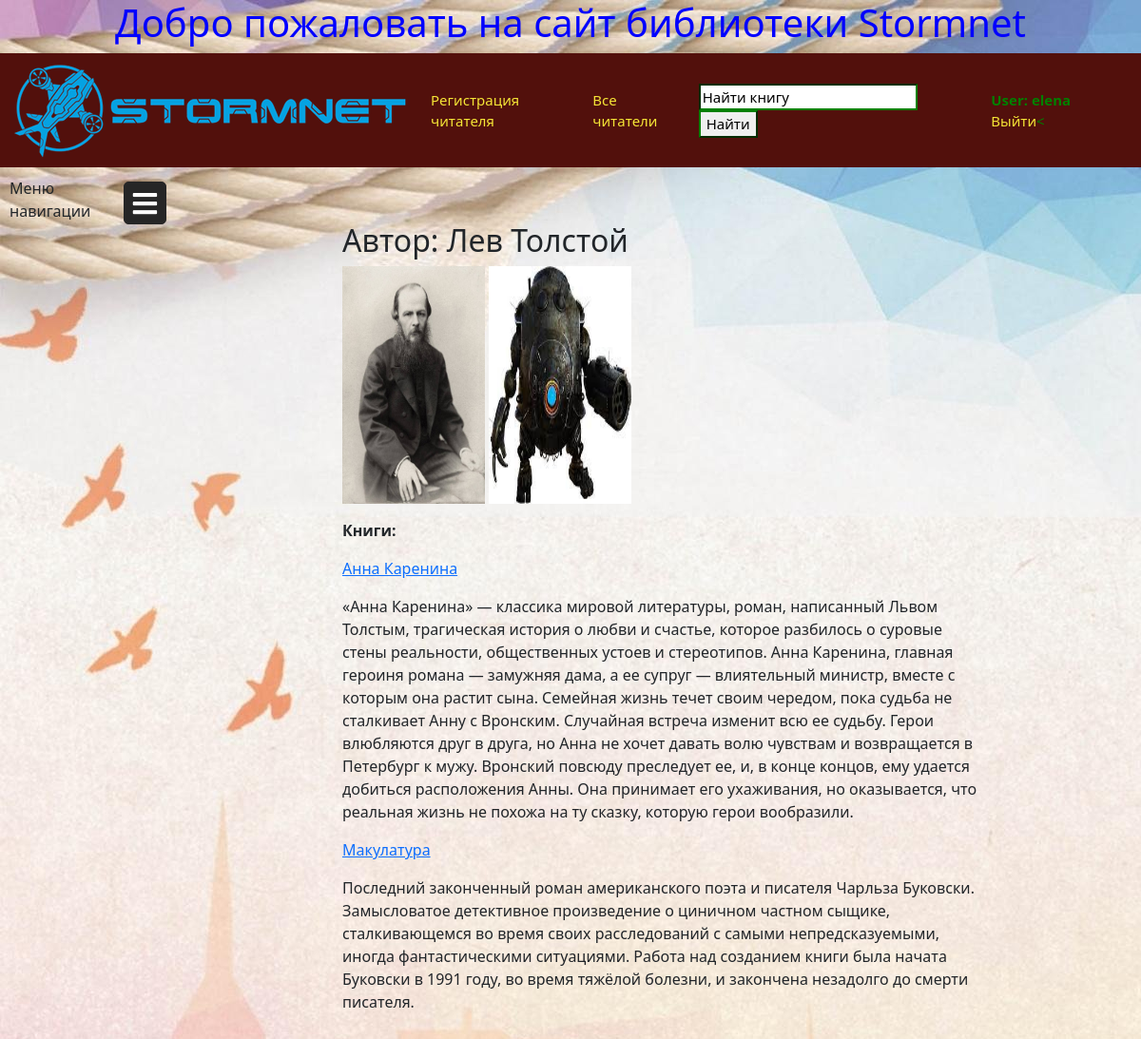
/author/1/ (signed in), run on the app's committed database.
### main/models.py (models this page shows, shortened)
class Author(models.Model):
    surname = models.CharField(max_length=150, verbose_name='Фамилия')
    name = models.CharField(max_length=150, verbose_name='Имя')
    second_name = models.CharField(max_length=150, null=True, blank=True, verbose_name='Отчество')
    class Meta:
        verbose_name_plural = 'Авторы'
        verbose_name = 'Автор'
        ordering = ['name', "surname"]

class ImageAuthor(models.Model):
    image = models.ImageField(upload_to='images/author', verbose_name='Фотография автора')
    author = models.ForeignKey('Author', on_delete=models.SET_NULL, null=True, verbose_name='Автор')
    class Meta:
        verbose_name = 'Изображение автора'
        verbose_name_plural = 'Изображения авторов'

class Books(models.Model):
    title_russian = models.CharField(max_length=150, help_text='Введите название на русском языке', verbose_name='Название книги')
    title_foreign = models.CharField(max_length=150, help_text='Введите название на иностранном языке',
                                     null=True, blank=True, verbose_name='Название на иностранном языке')
    description = models.TextField(max_length=1000, help_text='Введите описание книги', verbose_name='Краткое описание книги')
    genre = models.ManyToManyField('Genre', verbose_name='Жанр')
    price = models.DecimalField(max_digits=8, decimal_places=2, verbose_name='Цена')
    cost_daily = models.DecimalField(max_digits=8, decimal_places=2, verbose_name='Цена за день использования')
    amount_ex = models.IntegerField()
    author = models.ManyToManyField('Author', verbose_name='Авторы')
    date_registration = models.DateTimeField(auto_now_add=True, verbose_name='Дата регистрации')
    number_of_pages = models.IntegerField(blank=True, null=True, verbose_name='Количество страниц')
    year_of_publication = models.DateField(null=True, blank=True, verbose_name='Дата публикации')
    pubdate = models.DateTimeField(auto_now_add=True)
    def __str__(self):
        return self.title_russian
    def display_genre(self):
        return [genre.name for genre in self.genre.all()]
    display_genre.short_description = 'Жанр'
    def display_author(self):
        return [' '.join((author.name, author.surname)) for author in self.author.all()]
    display_author.short_description = 'Авторы'
    class Meta:
        ordering = ["title_russian", "-pubdate"]
        verbose_name_plural = 'Книги'
        verbose_name = 'Книга'

### main/views.py (the view)
# urls.py: path('author/<int:pk>/', AuthorDetail.as_view(), name='author_detail'),
class AuthorDetail(generic.DetailView, MultipleObjectMixin):
    model = Author
    paginate_by = 5
    template_name = 'author_detail.html'
    def get_context_data(self, **kwargs):
        object_list = Books.objects.filter(author=self.get_object())
        context = super(AuthorDetail, self).get_context_data(object_list=object_list, **kwargs)
        return context

### main/templates/author_detail.html (shortened to what this page needs)
{% extends 'main.html' %}
{% block content %}
<div class="book_detail">
<h2>Автор: {{ author.name }} {{ author.surname}} </h2>{% if user.is_staff %}<a href="{% url 'main:author_delete' author.pk %}">Удалить автора</a>{% endif %}
    <p>
        {% for img in author.imageauthor_set.all %}
        <img src="{{ img.image.url }}" alt="" width="150" height="250">
    {% endfor %}
    </p>
    <p><strong>Книги:</strong>
    {% for book in author.books_set.all %}
        <p><a href="{% url 'main:book_detail' book.pk %}">{{ book }} </a></p>
    <p>{{ book.description}}</p>
        {% endfor %}
    </p>
</div>
{% endblock %}

### main/templates/main.html (shortened to what this page needs)
<!DOCTYPE html>
<html lang="ru">
<head>
    <link href="https://use.fontawesome.com/releases/v5.6.1/css/all.css" rel="stylesheet">
    <link rel="stylesheet" href="https://cdn.jsdelivr.net/npm/bootstrap@5.1.3/dist/css/bootstrap.min.css">
    {% load static %}
    <link rel="stylesheet" href="{% static 'css/main.css' %}">
</head>
<body class="body_cls">
{% block header %}
    <h1>Добро пожаловать на сайт библиотеки Stormnet</h1>
   <div class="header">
       <div class="header_section">
           <div class="header_item header_logo">
               <a class="header_link" href="{% url 'main:list_book' %}"><img src="{% static 'img/sitelogo.png' %}" alt="" class="logo"></a>
           </div>
           <div class="header-item headerButton"><a class="header_link" href="{% url 'main:register' %}">Регистрация читателя</a></div>
           <div class="header-item headerButton"><a class="header_link" href="{% url 'main:all_customers' %}">Все читатели</a></div>
           </div>
       <div class="header_section">
           <div class="header-item headerButton">
               <form action="{% url 'main:main_page' %}" method="get"><input type="search" value="Найти книгу" name="search_book"> <input type="submit" value="Найти" ></form></div>
           <div class="header-item headerButton">{% if user.is_authenticated %}
            <strong>User: {{ user.get_username }}</strong>
            <a  class="header_link" href="{% url 'logout'%}?next={{request.path}}">Выйти</a><
                {% else %}
                <a class="header_link" href="{% url 'login'%}?next={{request.path}}">Войти</a>
                 {% endif %}
               </div>
       </div>
   </div>
 <div class="naveg">
    <p class="menu_nav">Меню навигации</p>
  <label for="check">
  <i class="fas fa-bars" id="amdaven"></i>
  </label>
  </div>
{% endblock %}
{% if request.user.is_authenticated %}
{% block content %}
{% endblock %}
{% else %}  <h2 align="center">Чтобы посмотреть контент необходимо войти</h2>
            <p align="center"><a href="{% url 'login' %}">Войти</a> или <a href="{% url 'main:register' %}">зарегистрироваться</a></p>
{% endif %}
</body>
</html>

### main/static/css/main.css (style rules this page uses)
.body_cls { background-image: url(../img/fon.jpg); }
h1 { color: blue; text-align: center; }
.header_link { color: #f5e536; text-decoration: none; }
.header { display: flex; justify-content: space-between; padding: 10px; background: #52100c; color: green; }
.header_section { display: flex; align-items: center; }
.header-item { padding: 10px 10px; font-size: 15px; margin-left: 5px; }
input:valid:not(:placeholder-shown) { border-color: green; }
.menu_nav { display: block; max-width: 90px; margin-bottom: 0; margin-top: 10px; margin-left: 10px; }
label #amdaven,label #lodesan { position: absolute; cursor: pointer; color: white; border-radius: 5px; border: 1px solid #262626; margin: 15px 30px; font-size: 29px; background: #262626; height: 45px; width: 45px; text-align: center; line-height: 45px; transition: all .5s ease; }
.naveg { display: flex; justify-content: stretch; align-items: stretch; max-height: 80%; margin-bottom: 0; width: 20%; }
.book_detail { margin-left: 30%; margin-bottom: 5%; }
.book_detail>p { width: 80%; }

### data on the page
Author: name "Лев", surname "Толстой"
ImageAuthor: image (picture)
ImageAuthor: image (picture)
Books: title_russian "Анна Каренина", description "«Анна Каренина» — классика мировой литературы, роман, написанный Львом Толстым, трагическая история о любви и счастье, которое разбилось о суровые стены реальности, общественных устоев и стереотипов. Анна Каренина, главная героиня романа — замужняя дама, а ее супруг — влиятельный министр, вместе с которым она растит сына. Семейная жизнь течет своим чередом, пока судьба не сталкивает Анну с Вронским. Случайная встреча изменит всю ее судьбу. Герои влюбляются друг в друга, но Анна не хочет давать волю чувствам и возвращается в Петербург к мужу. Вронский повсюду преследует ее, и, в конце концов, ему удается добиться расположения Анны. Она принимает его ухаживания, но оказывается, что реальная…"
Books: title_russian "Макулатура", description "Последний законченный роман американского поэта и писателя Чарльза Буковски. Замысловатое детективное произведение о циничном частном сыщике, сталкивающемся во время своих расследований с самыми непредсказуемыми, иногда фантастическими ситуациями. Работа над созданием книги была начата Буковски в 1991 году, во время тяжёлой болезни, и закончена незадолго до смерти писателя."

### other printed values
{{ user.get_username }} "elena"
